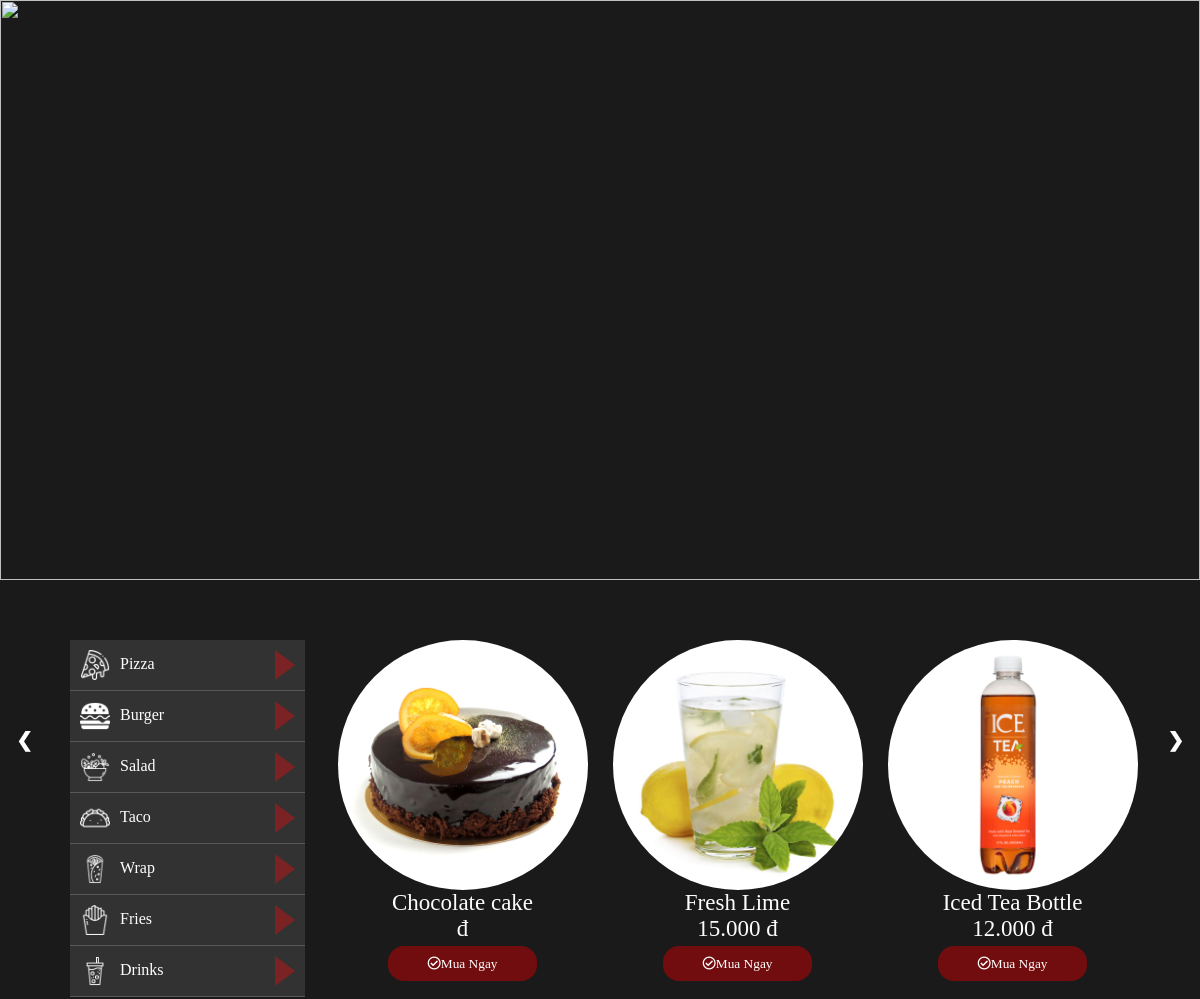
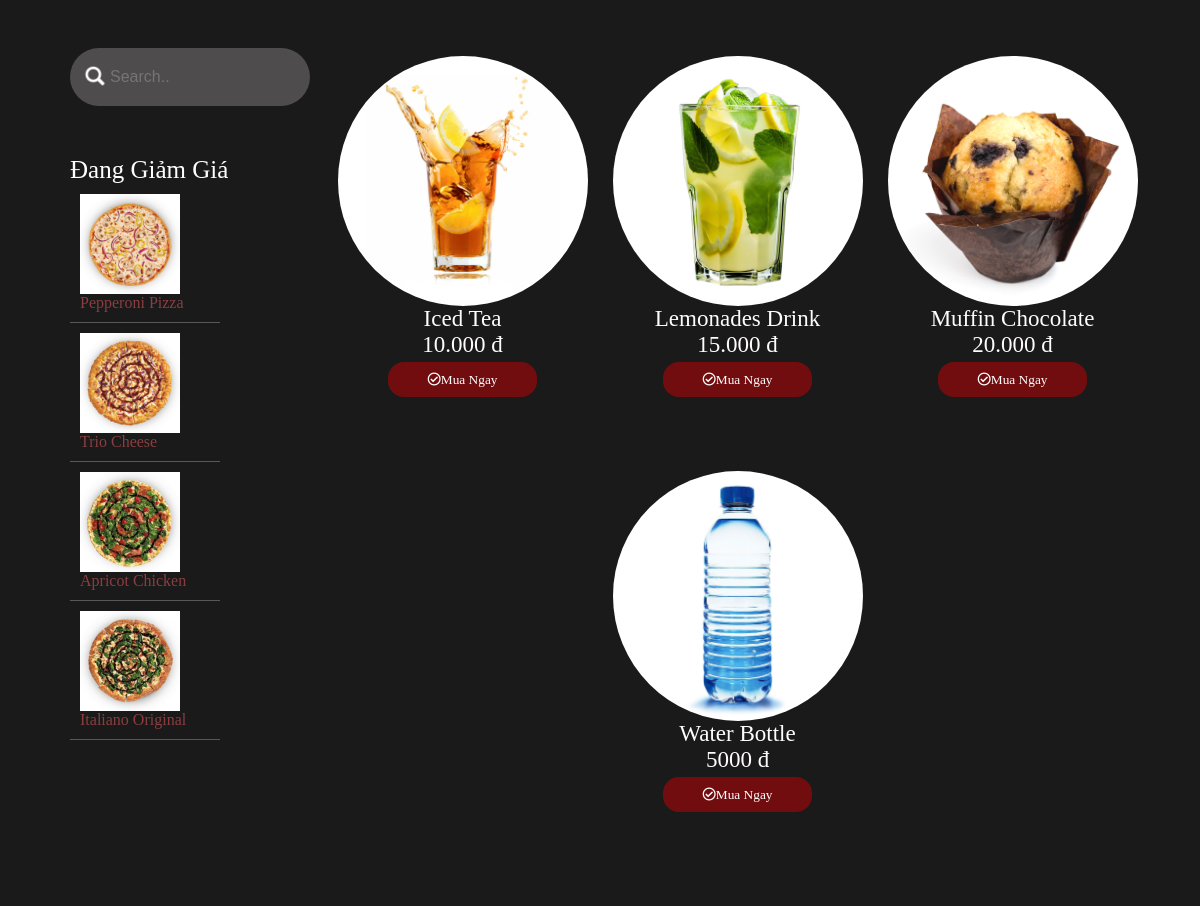
Screenshot of /drink.php with the database file from the repository (2 pictures, top to bottom).
### tables this page shows
CREATE TABLE `drink` (
  `id_drink` int(50) NOT NULL,
  `ten_drink` text NOT NULL,
  `gia_drink` text NOT NULL,
  `anh_drink` varchar(100) NOT NULL
);

### showdrink.php (the view, shortened to what this page needs)
<!doctype html>
<html>
<head>
	<link rel="stylesheet" href="style.css">
</head>
<body>
	<div class="show">
	<div class="row">
		<?php
	$query=" select * from drink";
	$kq= mysql_query($query) or die(error());
	while($dr=mysql_fetch_array($kq))
	{
	?>
  <div   class="column">
	 <a href="chitiet_dk.php?id=<?=$dr['id_drink']?>">
    <img style="width: 250px;height: 250px" src="<?php echo $dr['anh_drink']?>" </im><br>
	 <span><?php echo $dr['ten_drink']?></span><br>
	 <span><?php echo $dr['gia_drink']?> đ</span><br>
	<button class="button"><i class="far fa-check-circle">Mua Ngay</i></button>
  </a>
</div>
	   	 <?php
	  }
	?>
  </div>
		</div>
</body>
</html>

### style.css (style rules this page uses)
* { padding: 0; margin: 0; }
a { text-decoration: none; }
body { background:#1A1A1A ; color: white; font-family: Cambria, "Hoefler Text", "Liberation Serif", Times, "Times New Roman", "serif"; }
.show * { box-sizing: border-box; }
.show .row { display: -ms-flexbox; display: flex; -ms-flex-wrap:wrap; flex-wrap: wrap; border: none; }
.show .column { -ms-flex: 30%; flex: 30%; padding-bottom: 70px; text-align: center }
.show .column img { vertical-align: middle; border-radius: 60%; }
.show span { font-size: 23px; color: #FFFCFC; }
.show .button { padding:10px 40px; border-radius: 16px; background-color: #720D0F; border: none; color: white; text-decoration: none; text-align: center; margin: 4px 2px; cursor: pointer; display: inline-block; }

### drink.php (style rules this page uses)
* { box-sizing: border-box; }

### slidedrink.php (style rules this page uses)
body { font-family: Arial; margin: 0; }
* { box-sizing: border-box; }
img { vertical-align: middle; }

### rows the page displays
drink: anh_drink (picture), ten_drink "Chocolate cake"
drink: anh_drink (picture), ten_drink "Fresh Lime", gia_drink "15.000"
drink: anh_drink (picture), ten_drink "Iced Tea Bottle", gia_drink "12.000"
drink: anh_drink (picture), ten_drink "Iced Tea", gia_drink "10.000"
drink: anh_drink (picture), ten_drink "Lemonades Drink", gia_drink "15.000"
drink: anh_drink (picture), ten_drink "Muffin Chocolate", gia_drink "20.000"
drink: anh_drink (picture), ten_drink "Water Bottle", gia_drink "5000"
